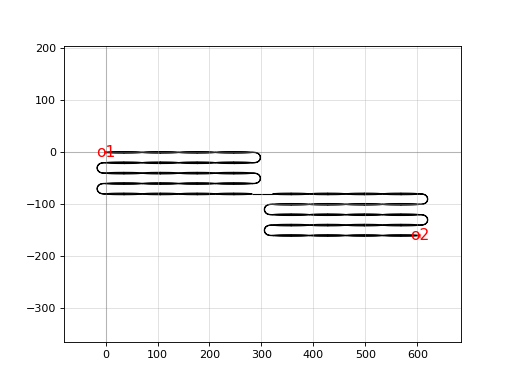

The Python source for this figure:
import gdsfactory as gf

c = gf.components.cutback_component_mirror(cols=4, rows=5, port1='o1', port2='o2', mirror=True, cross_section='strip')
c.plot()
